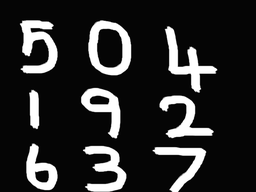
#> input picture Assignment 2/Question 2/hdraw.png, 256 x 192 px, shrunk from 640 x 480 before the run; the run also reads 1 picture not shown here
$ jupyter execute --allow-errors Q_2_a.ipynb   (shell and % lines are left out)
#> lines starting #> are read from the running program, lines starting #| are printed output that depends on the picture
## Group_35

## 2.a. Consider the image the attached named as hdraw.png and crop each of the characters from the image and consider that as the sub-image. Find the location of the sub-image in the original by using correlation.

[cell 1]
import numpy as np
import cv2
import math
from matplotlib import pyplot as plt
img_full=cv2.imread('hdraw.png',0)
#> img_full is the input picture: shape (192, 256); min 0, max 255, mean 43.2
#Note orginal image resized to half as compuation time for the orginal one was too long
img_full = cv2.resize(img_full, (int(img_full.shape[1]*0.5),int(img_full.shape[0]*0.5 )))
#> img_full: shape (96, 128)
plt.imshow(img_full,cmap="gray")

### Note : Ordinary correlation was found to produce poor results ,so the varient using mean was used

[cell 2]
def findbound(img_grey,subimg):
    img_cpy=img_grey.copy()
    out=np.zeros([(img_grey.shape[0]-subimg.shape[0]+1),(img_grey.shape[1]-subimg.shape[1]+1)],dtype = 'int64')
    values=[]
    val=0
    for i in range(0,subimg.shape[0]):
        for j in range(0,subimg.shape[1]):
            val+=subimg[i,j]
    subimg_mean=val/(subimg.shape[1]*subimg.shape[0])

    for x in range(0,(img_grey.shape[0]-subimg.shape[0])):
        for y in range(0,(img_grey.shape[1]-subimg.shape[1])):
            val=0
            for i in range(0,subimg.shape[0]):
                for j in range(0,subimg.shape[1]):
                    val+=img_grey[x+i,y+j]
                    tempimg_mean=val/(subimg.shape[1]*subimg.shape[0])

            for i in range(0,subimg.shape[0]):
                for j in range(0,subimg.shape[1]):
                    out[x,y]+=int((img_grey[x+i,y+j]-tempimg_mean)*(subimg[i,j]-subimg_mean))
            values.append(out[x,y])
            #print(out[x,y])

    for i in range(0,out.shape[0]):
        for j in range(0,out.shape[1]):
            if(out[i,j]==(max(values))):
                c1=i
                c2=j
    print("Max value :",end="")
    print(max(values))
    print("Top left corner : ",end="")
    print(c1,c2)

#Drawing boundary
    for i in range(c1,c1+subimg.shape[0]):
            img_cpy[i,c2]=255
            img_cpy[i,c2+subimg.shape[1]]=255
    for j in range(c2,c2+subimg.shape[1]):
        img_cpy[c1,j]=255
        img_cpy[c1+subimg.shape[0],j]=255
    plt.imshow(img_cpy,cmap='gray')
    plt.show()

### Note orginal image resized to half as compuation time for the orginal one was too long

[cell 3]
print("For number 0")
img0=cv2.imread('hdraw0.png',0)
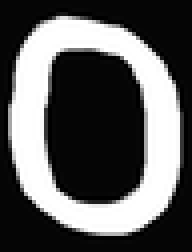
#> input picture Assignment 2/Question 2/hdraw0.png, 48 x 63 px, shrunk from 120 x 158 before the run (shown 4 times larger)
#> img0 is the input picture: shape (63, 48); min 0, max 255, mean 93.3
img0 = cv2.resize(img0, (int(img0.shape[1]*0.5),int(img0.shape[0]*0.5 )))
#> img0: shape (31, 24)
plt.imshow(img0,cmap="gray")
plt.show()
findbound(img_full,img0)
#> after the loop in findbound, `for i in range(0,subimg.shape[0]):`: val = 69355
#> in findbound, `subimg_mean=val/(subimg.shape[1]*subimg.shape[0])`: subimg_mean = 93.22
#> after the loop in findbound, `for x in range(0,(img_grey.shape[0]-subimg.shape[0])):`: values = 6760 values, max 8836938 at index 979, min -2435051 at index 6741, mean 4709.3
#| 8836938
#> after the loop in findbound, `for i in range(c1,c1+subimg.shape[0]):`: img_cpy: shape (96, 128); min 3, max 255, mean 44.5
#> after the loop in findbound, `for j in range(c2,c2+subimg.shape[1]):`: img_cpy: shape (96, 128); min 3, max 255, mean 45.5

[cell 4]
print("For number 1")
img1=cv2.imread('hdraw1.png',0)
img1 = cv2.resize(img1, (int(img1.shape[1]*0.5),int(img1.shape[0]*0.5 )))
plt.imshow(img1,cmap="gray")
plt.show()
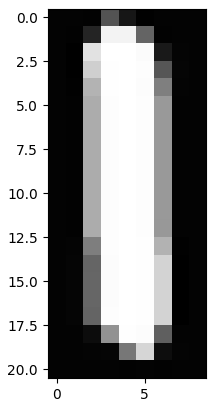
#> figure drawn by matplotlib, 1 panel
findbound(img_full,img1)
#> after the loop in findbound (call 2), `for i in range(0,subimg.shape[0]):`: val = 19504
#> in findbound (call 2), `subimg_mean=val/(subimg.shape[1]*subimg.shape[0])`: subimg_mean = 103.2
#> after the loop in findbound (call 2), `for x in range(0,(img_grey.shape[0]-subimg.shape[0])):`:
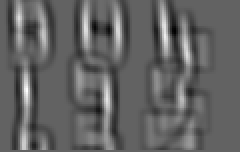
#> out: shape (76, 120) int64 (shown 2 times larger); min -1392057, max 2219830, mean 3600.3; drawn with min black and max white
#> after the loop in findbound (call 2), `for x in range(0,(img_grey.shape[0]-subimg.shape[0])):`: values = 8925 values, max 2219830 at index 5368, min -1392057 at index 1872, mean 3679
#| 2219830
#> after the loop in findbound (call 2), `for i in range(c1,c1+subimg.shape[0]):`: img_cpy: shape (96, 128); min 3, max 255, mean 44.1
#> after the loop in findbound (call 2), `for j in range(c2,c2+subimg.shape[1]):`: img_cpy: shape (96, 128); min 3, max 255, mean 44.4

[cell 5]
print("For number 2")
img2=cv2.imread('hdraw2.png',0)
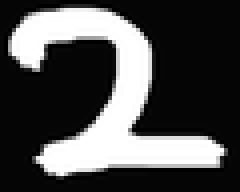
#> input picture Assignment 2/Question 2/hdraw2.png, 60 x 48 px, shrunk from 150 x 121 before the run (shown 4 times larger)
#> img2 is the input picture: shape (48, 60); min 0, max 255, mean 78.1
img2 = cv2.resize(img2, (int(img2.shape[1]*0.5),int(img2.shape[0]*0.5 )))
#> img2: shape (24, 30)
plt.imshow(img2,cmap="gray")
plt.show()
findbound(img_full,img2)
#> after the loop in findbound (call 3), `for i in range(0,subimg.shape[0]):`: val = 56311
#> in findbound (call 3), `subimg_mean=val/(subimg.shape[1]*subimg.shape[0])`: subimg_mean = 78.21
#> after the loop in findbound (call 3), `for x in range(0,(img_grey.shape[0]-subimg.shape[0])):`:
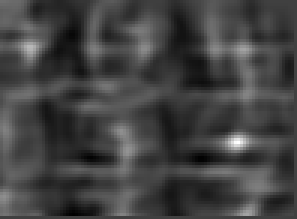
#> out: shape (73, 99) int64 (shown 3 times larger); min -2733534, max 8032358, mean 88250.9; drawn with min black and max white
#> after the loop in findbound (call 3), `for x in range(0,(img_grey.shape[0]-subimg.shape[0])):`: values = 7056 values, max 8032358 at index 4685, min -2733534 at index 6982, mean 90389.6
#| 8032358
#> after the loop in findbound (call 3), `for i in range(c1,c1+subimg.shape[0]):`: img_cpy: shape (96, 128); min 3, max 255, mean 44.2
#> after the loop in findbound (call 3), `for j in range(c2,c2+subimg.shape[1]):`: img_cpy: shape (96, 128); min 3, max 255, mean 45.4
print("For number 3")
img3=cv2.imread('hdraw3.png',0)
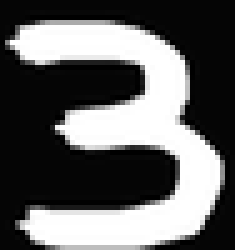
#> input picture Assignment 2/Question 2/hdraw3.png, 47 x 50 px, shrunk from 118 x 126 before the run (shown 5 times larger)
#> img3 is the input picture: shape (50, 47); min 0, max 255, mean 99.4
img3 = cv2.resize(img3, (int(img3.shape[1]*0.5),int(img3.shape[0]*0.5 )))
#> img3: shape (25, 23)
plt.imshow(img3,cmap="gray")
plt.show()
findbound(img_full,img3)
#> after the loop in findbound (call 4), `for i in range(0,subimg.shape[0]):`: val = 57273
#> in findbound (call 4), `subimg_mean=val/(subimg.shape[1]*subimg.shape[0])`: subimg_mean = 99.61
#> after the loop in findbound (call 4), `for x in range(0,(img_grey.shape[0]-subimg.shape[0])):`:
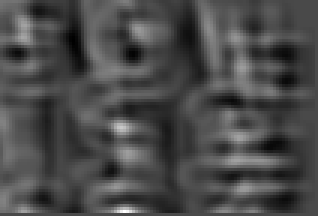
#> out: shape (72, 106) int64 (shown 3 times larger); min -2369004, max 5865627, mean 29502.7; drawn with min black and max white
#> after the loop in findbound (call 4), `for x in range(0,(img_grey.shape[0]-subimg.shape[0])):`: values = 7455 values, max 5865627 at index 7391, min -2369004 at index 1389, mean 30203.1
#| 5865627
#> after the loop in findbound (call 4), `for i in range(c1,c1+subimg.shape[0]):`: img_cpy: shape (96, 128); min 3, max 255, mean 44.2
#> after the loop in findbound (call 4), `for j in range(c2,c2+subimg.shape[1]):`: img_cpy: shape (96, 128); min 3, max 255, mean 45

[cell 6]
print("For number 4")
img4=cv2.imread('hdraw4.png',0)
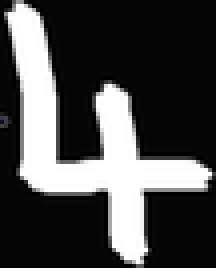
#> input picture Assignment 2/Question 2/hdraw4.png, 54 x 67 px, shrunk from 136 x 168 before the run (shown 4 times larger)
#> img4: shape (67, 54); min 0, max 255, mean 73.4
img4 = cv2.resize(img4, (int(img4.shape[1]*0.5),int(img4.shape[0]*0.5 )))
#> img4: shape (33, 27)
plt.imshow(img4,cmap="gray")
plt.show()
findbound(img_full,img4)
#> after the loop in findbound (call 5), `for i in range(0,subimg.shape[0]):`: val = 65308
#> in findbound (call 5), `subimg_mean=val/(subimg.shape[1]*subimg.shape[0])`: subimg_mean = 73.3
#> after the loop in findbound (call 5), `for x in range(0,(img_grey.shape[0]-subimg.shape[0])):`:
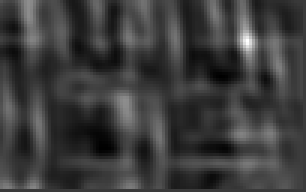
#> out: shape (64, 102) int64 (shown 3 times larger); min -2832099, max 9616563, mean 131318.3; drawn with min black and max white
#> after the loop in findbound (call 5), `for x in range(0,(img_grey.shape[0]-subimg.shape[0])):`: values = 6363 values, max 9616563 at index 1395, min -2832099 at index 4983, mean 134723.5
#| 9616563
#> after the loop in findbound (call 5), `for i in range(c1,c1+subimg.shape[0]):`: img_cpy: shape (96, 128); min 3, max 255, mean 44.6
#> after the loop in findbound (call 5), `for j in range(c2,c2+subimg.shape[1]):`:
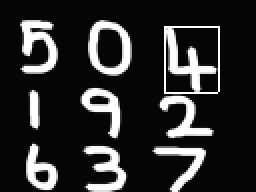
#> img_cpy: shape (96, 128) (shown 2 times larger); min 3, max 255, mean 45.6
